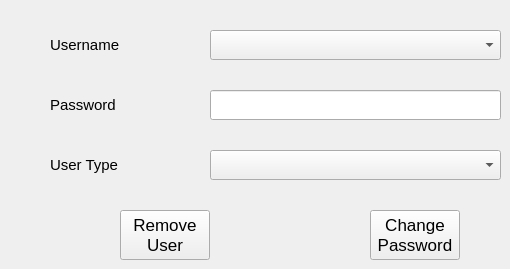
      <widget class="QWidget" name="changeUsertab">
       <attribute name="title">
        <string>Change User</string>
       </attribute>
       <widget class="QComboBox" name="usrtypbox_2">
        <property name="geometry">
         <rect>
          <x>210</x>
          <y>150</y>
          <width>291</width>
          <height>30</height>
         </rect>
        </property>
        <property name="font">
         <font>
          <pointsize>11</pointsize>
         </font>
        </property>
       </widget>
       <widget class="QPushButton" name="remvUserbtn">
        <property name="geometry">
         <rect>
          <x>120</x>
          <y>210</y>
          <width>90</width>
          <height>50</height>
         </rect>
        </property>
        <property name="font">
         <font>
          <pointsize>13</pointsize>
         </font>
        </property>
        <property name="text">
         <string>Remove
User</string>
        </property>
       </widget>
       <widget class="QLabel" name="usrpassLabel">
        <property name="geometry">
         <rect>
          <x>50</x>
          <y>90</y>
          <width>121</width>
          <height>30</height>
         </rect>
        </property>
        <property name="font">
         <font>
          <pointsize>11</pointsize>
         </font>
        </property>
        <property name="text">
         <string>Password</string>
        </property>
       </widget>
       <widget class="QLabel" name="usrtypLabel_2">
        <property name="geometry">
         <rect>
          <x>50</x>
          <y>150</y>
          <width>121</width>
          <height>30</height>
         </rect>
        </property>
        <property name="font">
         <font>
          <pointsize>11</pointsize>
         </font>
        </property>
        <property name="text">
         <string>User Type</string>
        </property>
       </widget>
       <widget class="QLabel" name="usernameLabel_2">
        <property name="geometry">
         <rect>
          <x>50</x>
          <y>30</y>
          <width>121</width>
          <height>30</height>
         </rect>
        </property>
        <property name="font">
         <font>
          <pointsize>11</pointsize>
         </font>
        </property>
        <property name="text">
         <string>Username</string>
        </property>
       </widget>
       <widget class="QLineEdit" name="usrpassinput">
        <property name="geometry">
         <rect>
          <x>210</x>
          <y>90</y>
          <width>291</width>
          <height>30</height>
         </rect>
        </property>
        <property name="font">
         <font>
          <pointsize>11</pointsize>
         </font>
        </property>
       </widget>
       <widget class="QPushButton" name="chngUsrPass">
        <property name="geometry">
         <rect>
          <x>370</x>
          <y>210</y>
          <width>90</width>
          <height>50</height>
         </rect>
        </property>
        <property name="font">
         <font>
          <pointsize>13</pointsize>
         </font>
        </property>
        <property name="text">
         <string>Change
Password</string>
        </property>
       </widget>
       <widget class="QComboBox" name="usernamebox">
        <property name="geometry">
         <rect>
          <x>210</x>
          <y>30</y>
          <width>291</width>
          <height>30</height>
         </rect>
        </property>
        <property name="font">
         <font>
          <pointsize>11</pointsize>
         </font>
        </property>
       </widget>
      </widget>
